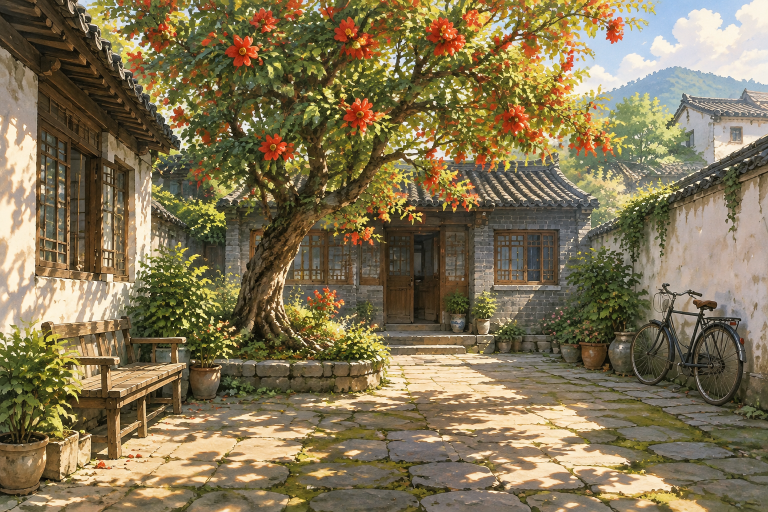
#> input picture 同桌的你/vn_assets/raw/bg_courty.png, 1536 x 1024 px (shown at 1/2 size)
$ python -i make_assets.py   (imports and definitions only)
#> lines starting #> are read from the running program, lines starting #| are printed output that depends on the picture; after the words box and inside, x2 and y2 are one past the last pixel; in counts of white or black regions, pixels touching at a corner belong together
#> in process_sprite, im is the input picture: PIL image 1536x1024 RGB; mean R, G, B 129.9, 116.3, 84.3
# -*- coding: utf-8 -*-
"""
make_assets.py - 视觉小说《同桌的你》批量图片生成 + 后处理流水线

用法:
    python make_assets.py                 # 生成所有缺失的图（可中断续跑）
    python make_assets.py --only bg_class # 只生成指定资产
    python make_assets.py --force bg_class --force ch_linwei_smile  # 强制重生成指定项
    python make_assets.py --list          # 列出任务状态
"""
import os, sys, base64, re, argparse, urllib.request
from pathlib import Path
from collections import deque

ROOT = Path(__file__).resolve().parent.parent          # 项目根目录
RAW = ROOT / "vn_assets" / "raw"                       # 原始生成图
BG_DIR = ROOT / "vn_assets" / "img" / "bg"             # 处理后的背景
CH_DIR = ROOT / "vn_assets" / "img" / "char"           # 处理后的立绘

# .env 加载
envp = ROOT / ".env"
# [6 lines not run here, left out]

# ============================================================
#  提示词
# ============================================================
STYLE_BG = (
    "Masterpiece, best quality, delicate anime illustration, painterly background art, "
    "soft cel shading with subtle watercolor texture, fine clean details, warm nostalgic atmosphere, "
    "film-like soft lighting, Chinese small-town youth story mood. "
)
NO_PPL = " No people, no characters, no text, no watermark, no signature. Cinematic wide composition."

SPRITE_STYLE = (
    "Masterpiece, best quality, official Japanese anime visual novel character sprite, modern anime style, "
    "crisp clean lineart, vivid cel shading with soft gradient shadows, very large expressive glossy eyes "
    "with detailed highlights, delicate bishoujo/bishounen anime face, beautifully flowing detailed hair, "
    "slightly stylized anime proportions, "
)

# 立绘固定人设描述（保证多个表情之间尽量一致）
LINWEI = (
    "a 16-year-old Chinese high school girl, slim and delicate, neat dark-brown high ponytail with wispy "
    "bangs and a few loose strands framing her face, bright gentle brown eyes, fair skin, wearing a light "
    "sky-blue short-sleeved summer dress with a small white lily flower embroidered on the hem, white canvas "
    "sneakers, a thin red string bracelet with a tiny brass bell on her left wrist"
)
LIYANG = (
    "a 16-year-old Chinese high school boy, slightly tanned healthy skin, short neat black hair with soft "
    "fringe, honest warm dark-brown eyes, thick eyebrows, wearing a blue-and-white plaid button-up shirt "
    "with sleeves rolled to the elbows, dark blue school trousers, white sneakers"
)

SPRITE_BG = (
    " Plain flat solid uniform pale mint-green background (#e3f2e5), completely empty background, "
    "no shadow, no ground shadow, no gradient on background, no text, single full body character, "
    "head to feet visible, standing pose, centered, vertical composition."
)

TASKS = [
    # ---------------- 背景 ----------------
    {"name": "bg_courty", "kind": "bg",
     "prompt": STYLE_BG +
     "A small old Chinese town courtyard home in May, a lush pomegranate tree full of vivid red blossoms in "
     "the center, grey-brick old house with dark tiled roof and wooden window frames, wooden bench, an old "
     "bicycle leaning against the whitewashed wall, potted plants, warm morning sunlight, stone-paved ground "
     "with moss, nostalgic and peaceful." + NO_PPL},
    {"name": "bg_pomegranate", "kind": "bg",
     "prompt": STYLE_BG +
     "The same small old Chinese town courtyard home in late summer, the old pomegranate tree now heavy with "
     "small green-red pomegranate fruits hanging in clusters among dense dark-green leaves, grey-brick old "
     "house with dark tiled roof and wooden window frames, wooden bench, an old bicycle leaning against the "
     "whitewashed wall, potted plants, warm golden late-afternoon sunlight, stone-paved ground, nostalgic "
     "and serene." + NO_PPL},
    {"name": "bg_ginko", "kind": "bg",
     "prompt": STYLE_BG +
     "A tree-lined path in a Chinese high school campus in late spring, fresh green ginkgo trees on both sides, "
     "dappled golden sunlight falling on the paved path, low old campus wall with climbing plants, brick "
     "teaching building in the distance, clear blue sky with soft white clouds, fresh and hopeful mood." + NO_PPL},
    {"name": "bg_class", "kind": "bg",
     "prompt": STYLE_BG +
     "An empty Chinese high school classroom bathed in warm afternoon sunlight, rows of worn wooden desks and "
     "chairs, a large green blackboard with faint illegible chalk smudges, big windows on the left with green "
     "tree view outside, sheer curtains swaying gently, dust motes floating in the sunbeams, stack of "
     "notebooks and a metal pencil case on a desk, nostalgic quiet mood." + NO_PPL},
    {"name": "bg_sunset", "kind": "bg",
     "prompt": STYLE_BG +
     "A quiet Chinese school campus just after evening self-study, deep dusk with orange-pink-to-purple "
     "gradient sky, a huge old ginkgo tree with golden leaves in the foreground, the teaching building with "
     "warmly lit windows behind, fallen ginkgo leaves scattered on the ground, a basketball hoop silhouette "
     "far away, melancholic warm atmosphere." + NO_PPL},
    {"name": "bg_ginko_autumn", "kind": "bg",
     "prompt": STYLE_BG +
     "A golden autumn ginkgo tree avenue in an old Chinese high school, the empty path completely covered "
     "with fallen golden ginkgo leaves, brilliant golden tree canopies meeting overhead, warm late-afternoon "
     "light rays streaming through the leaves, a solitary wooden bench beside the path, nostalgic and "
     "melancholic mood." + NO_PPL},
    # ---------------- CG ----------------
    {"name": "cg_candy", "kind": "bg",
     "prompt": STYLE_BG +
     "Close-up still life: one classic White Rabbit creamy milk candy with its iconic red-white wrapper "
     "featuring a cute white rabbit picture, partially unwrapped showing the milky candy inside, the twisted "
     "wrapper beside it, lying on a worn wooden school desk, soft warm afternoon sunlight from a classroom "
     "window, blurred green blackboard in the background bokeh, a corner of a notebook nearby, tender "
     "sentimental mood."},
    {"name": "cg_confess", "kind": "bg",
     "prompt": STYLE_BG +
     "Still life on a wooden desk at warm dusk: an opened pale-blue envelope with a small white lily flower "
     "printed on it, sheets of letter paper with soft illegible pencil handwriting strokes (absolutely no "
     "readable text), a delicate thin red string bracelet with a tiny brass bell resting on the letter, one "
     "golden ginkgo leaf as bookmark, warm golden window light with soft shadows, sentimental romantic mood."},
    {"name": "cg_tree", "kind": "bg",
     "prompt": STYLE_BG +
     "Dusk scene viewed from behind: a high school boy in a blue plaid shirt and a high school girl in a "
     "light blue dress with ponytail standing side by side under a huge old golden ginkgo tree in the school "
     "yard, both seen from the back, golden ginkgo leaves drifting in the air, deep orange and purple sunset "
     "sky, the school building with warm lit windows in the distance, tender bittersweet atmosphere. "
     "No text, no watermark."},
    # ---------------- 立绘 ----------------
    {"name": "ch_linwei_smile", "kind": "sprite",
     "prompt": SPRITE_STYLE + "Full character sprite of " + LINWEI +
     ", warm bright gentle smile, eyes curved like crescent moons, one hand slightly raised near her chest, "
     "lively and kind." + SPRITE_BG},
    {"name": "ch_linwei_shy", "kind": "sprite",
     "prompt": SPRITE_STYLE + "Full character sprite of " + LINWEI +
     ", shy blushing expression with flushed cheeks, looking down and away to the side, both hands gently "
     "clasped in front of her, soft embarrassed smile." + SPRITE_BG},
    {"name": "ch_linwei_sad", "kind": "sprite",
     "prompt": SPRITE_STYLE + "Full character sprite of " + LINWEI +
     ", downcast melancholic expression, slightly lowered gaze, faint sorrow, holding one elbow with the "
     "other hand." + SPRITE_BG},
    {"name": "ch_liyang_smile", "kind": "sprite",
     "prompt": SPRITE_STYLE + "Full character sprite of " + LIYANG +
     ", friendly easy grin, rubbing the back of his head with one hand, boyish and earnest." + SPRITE_BG},
    {"name": "ch_liyang_shy", "kind": "sprite",
     "prompt": SPRITE_STYLE + "Full character sprite of " + LIYANG +
     ", shy embarrassed expression, blushing, looking away and scratching his cheek, awkward warm smile."
     + SPRITE_BG},
]

# ============================================================
#  生成
# ============================================================
# [79 lines left out: functions gen_one, process_bg, not called in this run]


def _floodfill_bg(im):
    """色度键抠图 v3：
    1) BFS 连通清除边缘主背景（绿幕系 + 浅白地面系）
    2) 全局绿键清除封闭死角（腿间等连通不到的区域）
    返回 RGBA 图。"""
    from PIL import Image
    from collections import deque
    w, h = im.size
#> w = 1536; h = 1024
    px = im.load()

    def is_bg_green(r, g, b):
        return g > r + 10 and g > b + 10 and g > 200

    def is_bg_pale(r, g, b):
        return min(r, g, b) > 230 and abs(r - g) < 14 and abs(g - b) < 14

    key = bytearray(w * h)
    q = deque()
    for x in range(w):
        for y in (0, h - 1):
            r, g, b = px[x, y]
            if is_bg_green(r, g, b) or is_bg_pale(r, g, b):
                i = y * w + x
                if not key[i]: key[i] = 1; q.append((x, y))
    for y in range(h):
        for x in (0, w - 1):
            r, g, b = px[x, y]
            if is_bg_green(r, g, b) or is_bg_pale(r, g, b):
                i = y * w + x
                if not key[i]: key[i] = 1; q.append((x, y))
    while q:
        x, y = q.popleft()
        for dx, dy in ((1, 0), (-1, 0), (0, 1), (0, -1)):
            nx, ny = x + dx, y + dy
            if 0 <= nx < w and 0 <= ny < h:
                i = ny * w + nx
                if not key[i]:
                    r, g, b = px[nx, ny]
                    if is_bg_green(r, g, b) or is_bg_pale(r, g, b):
                        key[i] = 1; q.append((nx, ny))
#> this loop made 1216 passes
#> (x, y) on passes 1 to 3: (383, 0), (664, 0), (665, 0)
    # 封闭死角
    for i in range(w * h):
        if not key[i]:
            r, g, b = px[i % w, i // w]
            if is_bg_green(r, g, b):
                key[i] = 1
#> this loop made 1572864 passes
#> (r, g, b) on passes 1 to 12: (68, 60, 46), (64, 55, 41), (70, 61, 46), (70, 61, 47), (72, 63, 48), (75, 66, 50), (75, 65, 49), (72, 61, 45), (73, 63, 46), (74, 65, 47), (72, 64, 46), (64, 56, 38)
    alpha = Image.new("L", (w, h), 255)
#> alpha: PIL image 1536x1024 L; every value is 255
    ap = alpha.load()
    for i in range(w * h):
        if key[i]:
            ap[i % w, i // w] = 0
    rgba = im.convert("RGBA")
    rgba.putalpha(alpha)
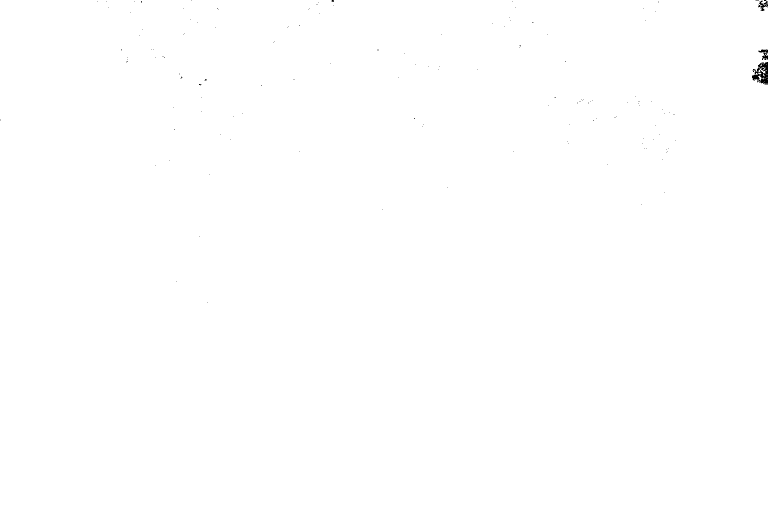
#> alpha: PIL image 1536x1024 L (shown at 1/2 size); 99.9% white; 144 black regions (141 under 20 px), largest, box (x1, y1, x2, y2) and area: (1504, 124, 1536, 169) 807, (1516, 99, 1536, 120) 195, (1516, 1, 1536, 22) 180
    return rgba


def _despill(rgba):
    """压掉透明邻域内的绿色溢出（发丝绿边）"""
    from PIL import ImageFilter
    w, h = rgba.size
#> w = 1536; h = 1024
    a = rgba.getchannel("A")
    near = a.point(lambda v: 255 if v < 250 else 0).filter(ImageFilter.MaxFilter(7))
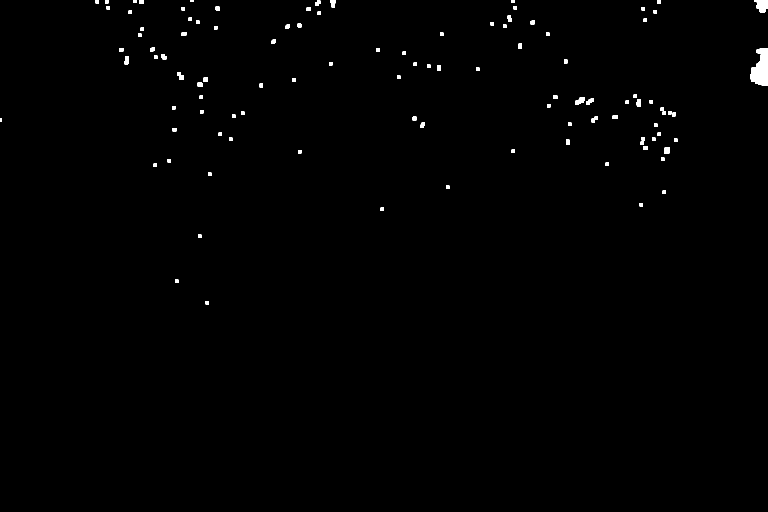
#> near: PIL image 1536x1024 L (shown at 1/2 size); 0.56% white; 106 white regions, largest, box (x1, y1, x2, y2) and area: (1501, 96, 1536, 172) 1893, (1508, 0, 1536, 25) 521, (1151, 195, 1170, 210) 187
    npx = near.load()
    px = rgba.load()
    for y in range(h):
        for x in range(w):
            if npx[x, y]:
                r, g, b, al = px[x, y]
                if al > 0 and g > (r + b) / 2 + 8:
                    px[x, y] = (r, int((r + b) / 2 + 8), b, al)


def process_sprite(raw_path, out_path):
    """立绘：色度键抠图 -> despill -> 白色描边 -> 固定画布底部居中 -> WebP(带alpha)

    白描边同时掩盖抠图残留的浅色杂边；固定画布保证同角色表情切换基线一致。
    """
    from PIL import Image, ImageFilter
    im = Image.open(raw_path).convert("RGB")
    rgba = _floodfill_bg(im)
    _despill(rgba)
    # 轻羽化 alpha 边缘
    a = rgba.getchannel("A").filter(ImageFilter.GaussianBlur(1.1))
    rgba.putalpha(a)
    bbox = rgba.getbbox()
#> bbox = (0, 0, 1536, 1024)
    if bbox:
        pad = 12
        bbox = (max(0, bbox[0]-pad), max(0, bbox[1]-pad),
                min(rgba.width, bbox[2]+pad), min(rgba.height, bbox[3]+pad))
        rgba = rgba.crop(bbox)
    # ---- 白色描边：膨胀 alpha 的白色剪影垫在人物下方 ----
    dilated = rgba.getchannel("A").filter(ImageFilter.MaxFilter(9))
    white = Image.new("RGBA", rgba.size, (255, 255, 255, 0))
    white.putalpha(dilated)
    sheet = Image.new("RGBA", rgba.size, (0, 0, 0, 0))
#> sheet: PIL image 1536x1024 RGBA; every value is 0
    sheet.alpha_composite(white)
    sheet.alpha_composite(rgba)
    rgba = sheet
    # ---- 固定画布：底部居中（大画布保留原生细节，避免游戏内放大发糊）----
    CANVAS_W, CANVAS_H = 1100, 1300
    if rgba.height > CANVAS_H - 24:
        tw = round(rgba.width * (CANVAS_H - 24) / rgba.height)
        rgba = rgba.resize((tw, CANVAS_H - 24), Image.LANCZOS)
    canvas = Image.new("RGBA", (CANVAS_W, CANVAS_H), (0, 0, 0, 0))
#> canvas: PIL image 1100x1300 RGBA; every value is 0
    canvas.paste(rgba, ((CANVAS_W - rgba.width) // 2, CANVAS_H - rgba.height))
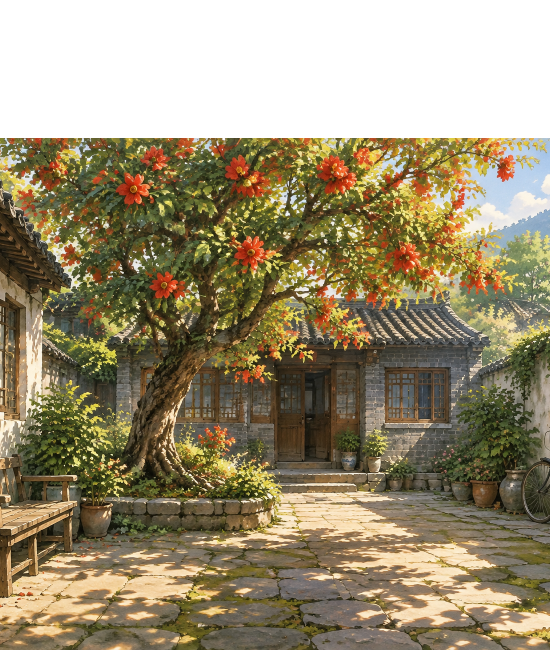
#> canvas: PIL image 1100x1300 RGBA (shown at 1/2 size); mean R, G, B, A 100.2, 88.7, 60.6, 200.9; transparent parts drawn white
    canvas.save(out_path, "WEBP", quality=82, method=6)
#> (the run stopped early here; a loop or call above may not have finished)

$ run again, on 同桌的你/vn_assets/raw/bg_ginko_autumn.png
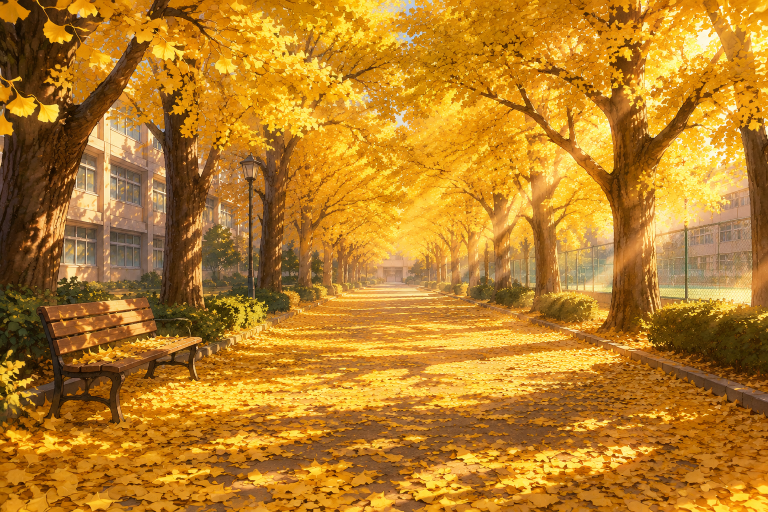
#> input picture 同桌的你/vn_assets/raw/bg_ginko_autumn.png, 1536 x 1024 px (shown at 1/2 size)
#> in process_sprite, im is the input picture: PIL image 1536x1024 RGB; mean R, G, B 183.6, 127.4, 38.9
#> the loop in _floodfill_bg, `for i in range(w * h):` made 1572864 passes
#> (r, g, b) on passes 1 to 8: (37, 22, 6), (31, 18, 8), (34, 22, 10), (36, 27, 11), (35, 27, 11), (38, 28, 11), (47, 32, 12), (51, 34, 12)
#> near: PIL image 1536x1024 L; 0% white; 1 white region, box (x1, y1, x2, y2) and area: (1383, 573, 1390, 580) 49
#> bbox = (0, 0, 1536, 1024)
#> in process_sprite, `canvas.paste(rgba, ((CANVAS_W - rgba.width) // 2, CANVAS_H - rgba.heig..`:
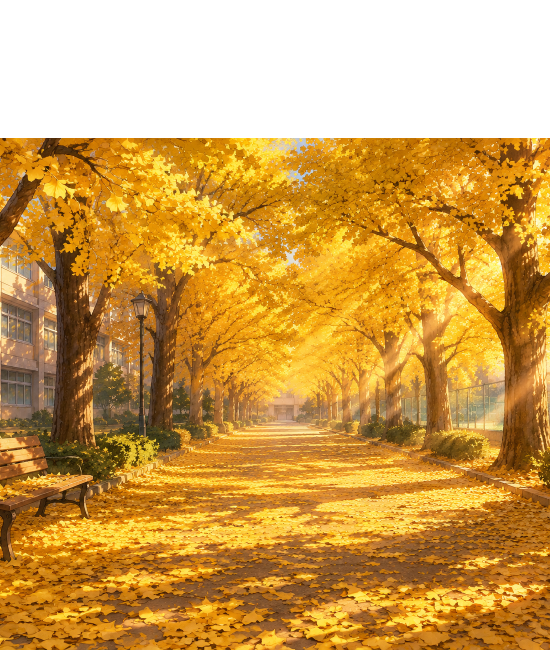
#> canvas: PIL image 1100x1300 RGBA (shown at 1/2 size); mean R, G, B, A 152.2, 105.6, 30.9, 200.9; transparent parts drawn white
